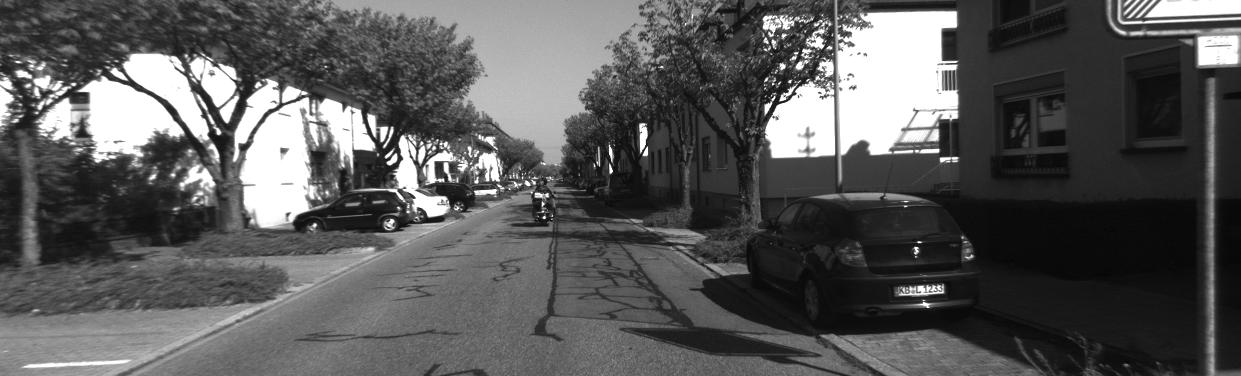
//> input picture L4/code/left.png, 1241 x 376 px
$ ./disparity_test   (built with g++ and OpenCV 4)
//> lines starting //> are read from the running program, lines starting //| are printed output that depends on the picture
#include <iostream>
#include <unistd.h>
#include <string>
#include <unordered_map>

#include <Eigen/Core>
#include <pangolin/pangolin.h>

#include <opencv2/core.hpp>
#include <opencv2/highgui.hpp>
#include <opencv2/calib3d.hpp>
//#include <opencv2/imgproc.hpp>

using namespace std;
using namespace Eigen;
using namespace cv;

void showPointCloud(const vector<Vector4d, Eigen::aligned_allocator<Vector4d>> &pointcloud) {

    if (pointcloud.empty()) {
        cerr << "Point cloud is empty!" << endl;
        return;
    }

    pangolin::CreateWindowAndBind("Point Cloud Viewer", 1024, 768);
    glEnable(GL_DEPTH_TEST);
    glEnable(GL_BLEND);
    glBlendFunc(GL_SRC_ALPHA, GL_ONE_MINUS_SRC_ALPHA);

    pangolin::OpenGlRenderState s_cam(
            pangolin::ProjectionMatrix(1024, 768, 500, 500, 512, 389, 0.1, 1000),
            pangolin::ModelViewLookAt(0, -0.1, -1.8, 0, 0, 0, 0.0, -1.0, 0.0)
    );

    pangolin::View &d_cam = pangolin::CreateDisplay()
            .SetBounds(0.0, 1.0, pangolin::Attach::Pix(175), 1.0, -1024.0f / 768.0f)
            .SetHandler(new pangolin::Handler3D(s_cam));

    while (pangolin::ShouldQuit() == false) {
        glClear(GL_COLOR_BUFFER_BIT | GL_DEPTH_BUFFER_BIT);

        d_cam.Activate(s_cam);
        glClearColor(1.0f, 1.0f, 1.0f, 1.0f);

        glPointSize(2);
        glBegin(GL_POINTS);
        for (auto &p: pointcloud) {
            glColor3f(p[3], p[3], p[3]);
            glVertex3d(p[0], p[1], p[2]);
        }
        glEnd();
        pangolin::FinishFrame();
        usleep(5000);   // sleep 5 ms
    }
    return;
}

void WriteToPCDFile(const std::string& filename, const vector<Vector4d, Eigen::aligned_allocator<Vector4d>> &pointcloud){
    std::ofstream of(filename.c_str());

    of << "VERSION .7"
       << '\n' << "FIELDS x y z rgb"
       << '\n' << "SIZE 4 4 4 4"
       << '\n' << "TYPE F F F F"
       << '\n' << "COUNT 1 1 1 1"
       << '\n' << "WIDTH " << pointcloud.size()
       << '\n' << "HEIGHT 1"
       << '\n' << "VIEWPOINT 0 0 0 1 0 0 0"
       << '\n' << "POINTS " << pointcloud.size()
       << '\n' << "DATA ascii" << std::endl;

    for(uint i = 0; i < pointcloud.size(); ++i){
      of << pointcloud[i][0] << ' ' << pointcloud[i][1] << ' ' << pointcloud[i][2] << ' ' << pointcloud[i][3] << '\n';
    }

    of.close();
}

void orb_extra(Mat& imgLeft, Mat& imgRight)
{
    Ptr<FeatureDetector> detector = ORB::create();
    Ptr<DescriptorExtractor> descriptor = ORB::create();
    Ptr<DescriptorMatcher> matcher = DescriptorMatcher::create("BruteForce-Hamming");

    vector<KeyPoint> kpsLeft, kpsRight;
    Mat descLeft, descRight;

    detector->detect(imgLeft, kpsLeft);
    detector->detect(imgRight, kpsRight);
    descriptor->compute(imgLeft, kpsLeft, descLeft);
    descriptor->compute(imgRight, kpsRight, descRight);
    std::vector<DMatch> matches, good_matches;
    matcher->match(descLeft, descRight, matches);

    // find good matches
    double min_dist = 10000, max_dist = 0;
    //找出所有匹配之间的最小距离和最大距离, 即是最相似的和最不相似的两组点之间的距离
    for (auto i = 0; i < descLeft.rows; i++ ) {
        double dist = matches[i].distance;
        if ( dist < min_dist )
            min_dist = dist;
        if ( dist > max_dist )
            max_dist = dist;
    }

    printf ( "[Frame]: Max dist : %f \n", max_dist );
    printf ( "[Frame]: Min dist : %f \n", min_dist );

    for (auto i=0; i<descLeft.rows; i++ ) {
        if ( matches[i].distance <= max(2*min_dist, 30.0) ) {
            good_matches.push_back(matches[i]);
        }
    }

    cv::Mat img_match, img_goodmatch;
    cv::drawMatches ( imgLeft, kpsLeft, imgRight, kpsRight, matches, img_match );
    cv::drawMatches ( imgLeft, kpsLeft, imgRight, kpsRight, good_matches, img_goodmatch );
    cv::imshow ( "所有匹配点对", img_match );
    cv::imshow ( "优化后匹配点对", img_goodmatch );
    cv::waitKey(0);
}


int main(int argc, char *argv[])
{
    // image disparity
    cv::Mat imgLeft = cv::imread("../left.png", 0);
//> imgLeft is the input picture: 376 rows x 1241 cols, CV_8UC1; min 6, max 255, mean 89
    cv::Mat imgRight = cv::imread("../right.png", 0);
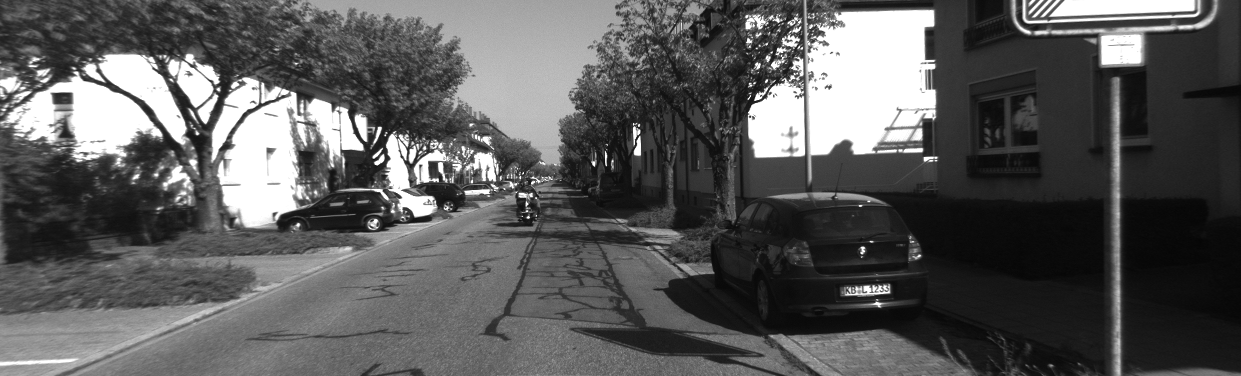
//> input picture L4/code/right.png, 1241 x 376 px
//> imgRight is the input picture: 376 rows x 1241 cols, CV_8UC1; min 5, max 255, mean 90.3

    orb_extra(imgLeft, imgRight);
//> in orb_extra, `detector->detect(imgLeft, kpsLeft);`: kpsLeft = 500 keypoints; strongest (x, y, size): (780, 99, 31), (387, 162, 31), (794, 94, 31), (780, 98, 37.2)
//> in orb_extra, `detector->detect(imgRight, kpsRight);`: kpsRight = 500 keypoints; strongest (x, y, size): (375, 162, 31), (755, 98, 31), (635, 128, 31), (379, 127, 31)
//> in orb_extra, `matcher->match(descLeft, descRight, matches);`: matches = 500 matches
//> the loop in orb_extra, `for (auto i = 0; i < descLeft.rows; i++ )` made 500 passes
//> (dist, min_dist, max_dist) on pass 1: (80, 80, 80)
//> (dist, max_dist) on passes 15, 17, 166, 214: (81, 81), (89, 89), (90, 90), (91, 91)
//> after the loop in orb_extra, `for (auto i = 0; i < descLeft.rows; i++ )`: min_dist = 10; max_dist = 91
//| [Frame]: Max dist : 91.000000
//| [Frame]: Min dist : 10.000000
//> after the loop in orb_extra, `for (auto i=0; i<descLeft.rows; i++ )`: good_matches = 60 matches
//> in orb_extra, `cv::drawMatches ( imgLeft, kpsLeft, imgRight, kpsRight, matches, img_m..`:
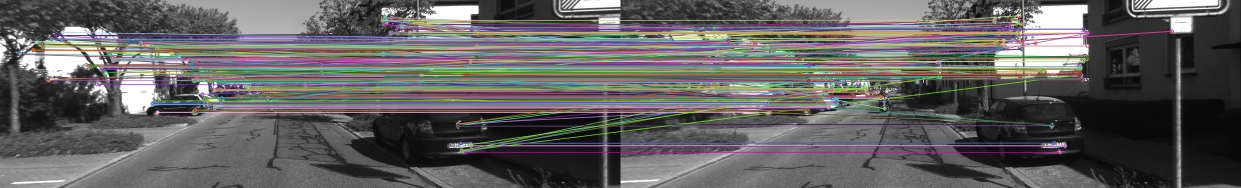
//> img_match: 376 rows x 2482 cols, CV_8UC3 (shown at 1/2 size); mean B, G, R 95.8, 96.3, 97.7
//> in orb_extra, `cv::drawMatches ( imgLeft, kpsLeft, imgRight, kpsRight, good_matches, ..`:
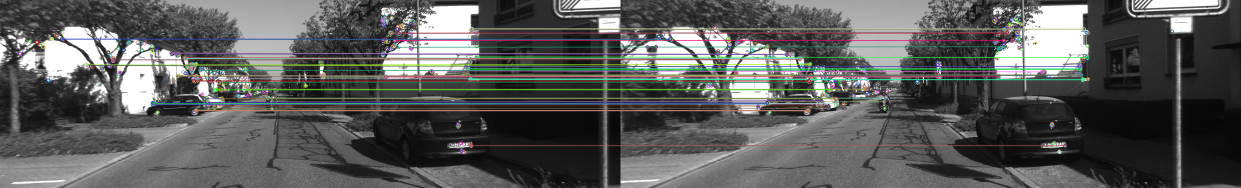
//> img_goodmatch: 376 rows x 2482 cols, CV_8UC3 (shown at 1/2 size); mean B, G, R 90.2, 91.6, 90.9

    cv::Mat disparity;

    cv::Ptr<cv::StereoBM> bm = cv::StereoBM::create();
    bm->setPreFilterType(CV_STEREO_BM_XSOBEL);
    bm->setPreFilterSize(9);
    bm->setPreFilterCap(31);
    bm->setBlockSize(15);
    bm->setMinDisparity(0);
    bm->setNumDisparities(32);
    bm->setTextureThreshold(10);
    bm->setUniquenessRatio(15);
    bm->setSpeckleWindowSize(100);
    bm->setSpeckleRange(32);
    bm->compute(imgLeft, imgRight, disparity);
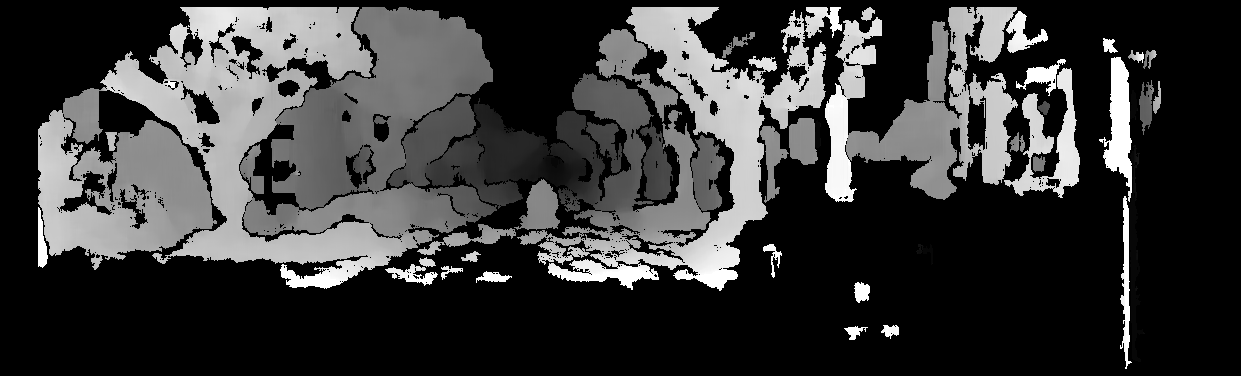
//> disparity: 376 rows x 1241 cols, CV_16SC1; min -16, max 496, mean 98.6; drawn with min black and max white
    // 新版本下的BM和SGBM方法计算出的视差都是CV_16S格式的
    // 使用32位float格式可以得到真实的视差值，所以我们需要除以16
    disparity.convertTo(disparity, CV_32F, 1.0 / 16);
//> disparity: 376 rows x 1241 cols, CV_32FC1

    cv::Ptr<cv::StereoSGBM> sgbm = cv::StereoSGBM::create();
    sgbm->setSpeckleWindowSize(100);
    sgbm->setSpeckleRange(32);
    sgbm->setDisp12MaxDiff(1);
    sgbm->setBlockSize(15);
    sgbm->setMinDisparity(0);
    sgbm->setP1(4*11*11);
    sgbm->setP2(32*11*11);
    sgbm->setNumDisparities(32);
    sgbm->setUniquenessRatio(10);
    sgbm->compute(imgLeft, imgRight, disparity);
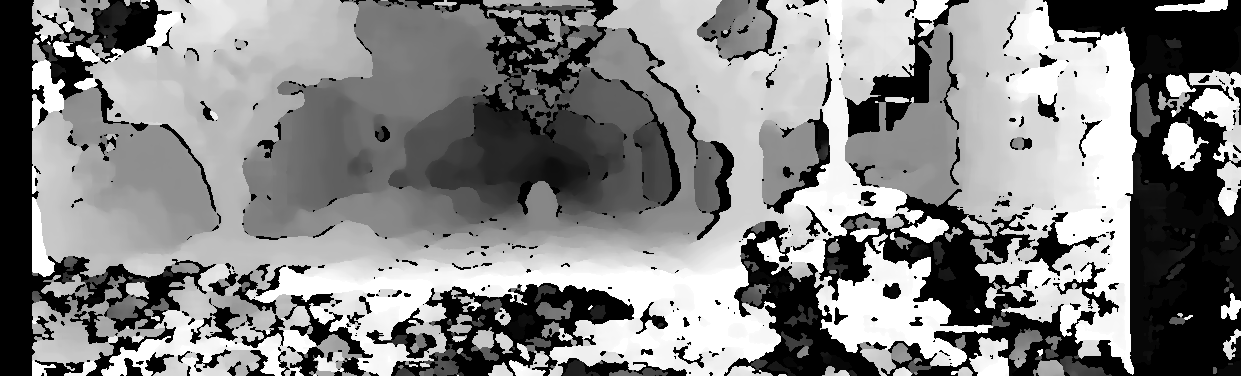
//> disparity: 376 rows x 1241 cols, CV_16SC1; min -16, max 496, mean 252.6; drawn with min black and max white
    cv::imwrite("disparity.png", disparity);
    std::cout << "done." << std::endl;

    // 生成点云
    float bf = 186.1448;
    float fx = 718.856;
    float fy = 718.856;
    float cx = 607.1928;
    float cy = 185.2157;
    std::vector<Eigen::Vector4d, Eigen::aligned_allocator<Eigen::Vector4d>> pointcloud;
    for (int v = 0; v < imgLeft.rows; v++) {
        for (int u = 0; u < imgLeft.cols; u++) {
            Eigen::Vector4d point(0, 0, 0, imgLeft.at<uchar>(v, u) / 255.0); // 前三维为xyz,第四维为颜色

            // 根据双目模型计算 point 的位置
            if (disparity.at<uchar>(v, u) == 0) { continue; }
            point[2] = bf / disparity.at<uchar>(v, u);
            point[0] = (u - cx) * point[2] / fx;
            point[1] = (v - cy) * point[2] / fy;

            pointcloud.push_back(point);
            // end your code here
        }
    }
//> after the loop, pointcloud = 399398 items

    // 画出点云
    showPointCloud(pointcloud);
//> (in showPointCloud, `pangolin::CreateWindowAndBind("Point Cloud Viewer", 1024, 768);` was passed over: pangolin is not available in this run)
//> (in showPointCloud, `glEnable(GL_DEPTH_TEST);` was passed over: GL_DEPTH_TEST is not available in this run)
//> (in showPointCloud, `glEnable(GL_BLEND);` was passed over: GL_BLEND is not available in this run)
//> (in showPointCloud, `glBlendFunc(GL_SRC_ALPHA, GL_ONE_MINUS_SRC_ALPHA);` was passed over: GL_SRC_ALPHA is not available in this run)
//> (the run ends here: the program needs code that is not available in this run, at `pangolin::OpenGlRenderState s_cam(`)
